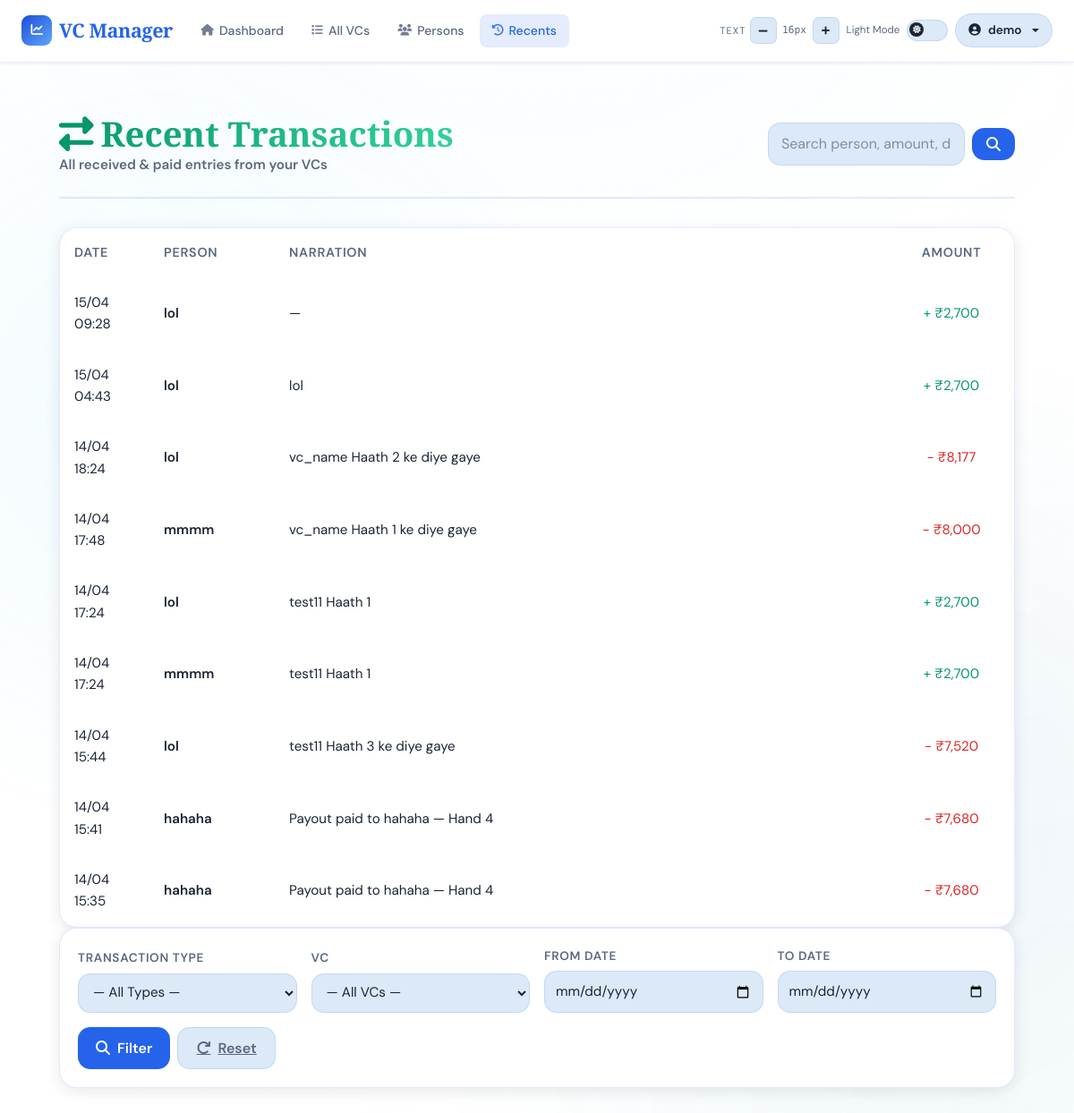
The app's page /transactions/transactions (signed in) with its own data.
### app/models/user.py (models this page shows, shortened)
class User(UserMixin, db.Model):
    __tablename__ = 'users'
    id = db.Column(db.Integer, primary_key=True)
    email = db.Column(db.String(120), unique=True, nullable=False, index=True)
    name = db.Column(db.String(120), nullable=False)
    password_hash = db.Column(db.String(255), nullable=True)  # Nullable for OAuth-only users
    google_id = db.Column(db.String(255), unique=True, nullable=True)  # For OAuth users
    created_at = db.Column(db.DateTime, default=datetime.utcnow)
    last_login = db.Column(db.DateTime, nullable=True)
    vcs = db.relationship('VC', backref='user', lazy=True, cascade='all, delete-orphan')
    persons = db.relationship('Person', backref='user', lazy=True, cascade='all, delete-orphan')

### app/models/transaction.py (models this page shows, shortened)
class Transaction(db.Model):
    __tablename__ = 'transactions'
    id = db.Column(db.Integer, primary_key=True)
    user_id = db.Column(db.Integer, db.ForeignKey('users.id'), nullable=False, index=True)
    person_id = db.Column(db.Integer, db.ForeignKey('persons.id'), nullable=False, index=True)
    date = db.Column(db.DateTime, nullable=False, default=datetime.utcnow, index=True)
    amount = db.Column(db.Float, nullable=False)
    type = db.Column(db.String(10), nullable=False)  # 'debit' or 'credit'
    narration = db.Column(db.String(500), nullable=True)
    created_at = db.Column(db.DateTime, nullable=False, default=datetime.utcnow)
    updated_at = db.Column(db.DateTime, nullable=False, default=datetime.utcnow, onupdate=datetime.utcnow)
    user = db.relationship('User', backref='transactions')
    person = db.relationship('Person', back_populates='transactions')

### app/models/person.py (models this page shows, shortened)
class Person(db.Model):
    __tablename__ = 'persons'
    id = db.Column(db.Integer, primary_key=True)
    user_id = db.Column(db.Integer, db.ForeignKey('users.id'), nullable=False, index=True)
    name = db.Column(db.String(80), nullable=False)
    short_name = db.Column(db.String(20), nullable=False)
    phone = db.Column(db.String(20), nullable=True)
    phone2 = db.Column(db.String(20), nullable=True)
    opening_balance = db.Column(db.Float, default=0.0, nullable=True)
    created_at = db.Column(db.DateTime, default=datetime.utcnow)
    __table_args__ = (
        db.UniqueConstraint('user_id', 'name',       name='uq_person_user_name'),
        db.UniqueConstraint('user_id', 'short_name', name='uq_person_user_short_name'),
    )
    payments = db.relationship(
        'Payment',
        backref='person',
        cascade='all, delete-orphan',
        passive_deletes=True
    )
    ledger_entries = db.relationship(
        'LedgerEntry',
        back_populates='person',
        cascade='all, delete-orphan'
    )
    transactions = db.relationship(
        'Transaction',
        back_populates='person',
        cascade='all, delete-orphan'
    )

### app/routes/transaction.py (the view, shortened to what this page needs)
@transactions_bp.route('/transactions')
@login_required
def recent_transactions():
    page = request.args.get('page', 1, type=int)
    per_page = 15 if page == 1 else 10
    txn_type = request.args.get('type', '')   # 'received' or 'paid'
    from_date = request.args.get('from_date', '')
    to_date = request.args.get('to_date', '')
    query = Transaction.query.filter_by(user_id=current_user.id)
    search = request.args.get('search', '').strip()
    if txn_type == 'received':
        query = query.filter(Transaction.type == 'credit')
    elif txn_type == 'paid':
        query = query.filter(Transaction.type == 'debit')
    if from_date:
        try:
            query = query.filter(Transaction.date >= datetime.strptime(from_date, '%Y-%m-%d'))
        except ValueError:
            pass
    all_txns = query.all()
    total_received = sum(t.amount for t in all_txns if t.type == 'credit')
    total_paid = sum(t.amount for t in all_txns if t.type == 'debit')
    paginated = (
        query.order_by(Transaction.date.desc())
        .paginate(page=page, per_page=per_page, error_out=False)
    )
    transactions = []
    for t in paginated.items:
        transactions.append({
            'date': t.date,
            'short_name': t.person.short_name if t.person else 'Unknown',
            'person_name': t.person.name if t.person else 'Unknown',
            'narration': t.narration or '—',
            'type': 'received' if t.type == 'credit' else 'paid',
            'amount': t.amount,
        })
    all_vcs = VC.query.filter_by(user_id=current_user.id).all()
    return render_template(
        'transactions.html',
        transactions=transactions,
        all_vcs=all_vcs,
        total_received=total_received,
        total_paid=total_paid,
        pages=paginated.pages,
        page=page
    )

### templates/transactions.html (shortened to what this page needs)
{% extends "base.html" %}
{% block content %}
<div class="container-wrapper">
    <div class="page-header" style="display: flex; justify-content: space-between; align-items: center; flex-wrap: wrap; gap: 16px;">
        <div>
            <h1 class="page-title" style="margin-bottom: 0;"><i class="fas fa-exchange-alt me-2" style="-webkit-text-fill-color: var(--success);"></i>Recent Transactions</h1>
            <p class="page-subtitle">All received & paid entries from your VCs</p>
        </div>
        <form method="get" action="" class="search-form" style="display: flex; gap: 8px; align-items: center; margin-left: auto;">
            <input type="text" name="search" class="form-control" placeholder="Search person, amount, date, time, narration" value="{{ request.args.get('search', '') }}" style="min-width: 220px;">
            <button type="submit" class="filter-btn" style="padding: 10px 16px;">
                <i class="fas fa-search"></i>
            </button>
        </form>
    </div>
    <div class="table-section">
        {% if transactions %}
            <table class="transactions-table">
               <tr>
                    <th>Date</th>
                    <th>Person</th>
                    <th>Narration</th>
                    <th style="text-align:center;">Amount</th>
                </tr>
                <tbody>
                    {% for txn in transactions %}
                    <tr>
                        <td class="datetime-cell">
                            <div class="date">{{ txn.date.strftime('%d/%m') }}</div>
                            <div class="time">{{ txn.date.strftime('%H:%M') }}</div>
                        </td>
                        <td class="cell-person">{{ txn.person_name }}</td>
                        <td class="cell-description">
                            {{ txn.narration }}
                        </td>
                        <td class="cell-amount">
                            {% if txn.type == 'received' %}
                                <span class="amount-received">+ ₹{{ "{:,.0f}".format(txn.amount) }}</span>
                            {% else %}
                                <span class="amount-paid">- ₹{{ "{:,.0f}".format(txn.amount) }}</span>
                            {% endif %}
                        </td>
                    </tr>
                    {% endfor %}
                </tbody>
            </table>
        {% else %}
            <div class="empty-state">
                <i class="fas fa-inbox"></i>
                <h3>No transactions found</h3>
                <p>There are no transactions matching your filters. Try adjusting your search criteria.</p>
            </div>
        {% endif %}
    </div>
    <div class="filter-section">
        <form method="GET" class="filter-row">
            <div class="filter-group">
                <label for="filterType">Transaction Type</label>
                <select id="filterType" name="type">
                    <option value="">— All Types —</option>
                </select>
            </div>
            <div class="filter-group">
                <label for="filterVC">VC</label>
                <select id="filterVC" name="vc_id">
                    <option value="">— All VCs —</option>
                </select>
            </div>
            <div class="filter-group">
                <label for="filterFromDate">From Date</label>
                <input type="date" id="filterFromDate" name="from_date" value="{{ request.args.get('from_date', '') }}">
            </div>
            <div class="filter-group">
                <label for="filterToDate">To Date</label>
                <input type="date" id="filterToDate" name="to_date" value="{{ request.args.get('to_date', '') }}">
            </div>
            <div style="display: flex; gap: 8px; margin-top: auto;">
                <button type="submit" class="filter-btn">
                    <i class="fas fa-search"></i>Filter
                </button>
                <a href="{{ url_for('transactions.recent_transactions') }}" class="filter-btn filter-btn-reset">
                    <i class="fas fa-redo"></i>Reset
                </a>
            </div>
        </form>
    </div>
</div>
{% endblock %}

### templates/base.html (shortened to what this page needs)
<!DOCTYPE html>
<html lang="en" data-theme="light">
<head>
    <link href="https://cdnjs.cloudflare.com/ajax/libs/font-awesome/6.5.0/css/all.min.css" rel="stylesheet">
    <link href="https://cdn.jsdelivr.net/npm/bootstrap@5.3.0/dist/css/bootstrap.min.css" rel="stylesheet">
    <link rel="stylesheet" href="https://cdn.jsdelivr.net/npm/swiper@11/swiper-bundle.min.css" />
</head>
<body>
<nav class="navbar navbar-expand-lg" role="navigation" aria-label="Main navigation">
    <div class="container-fluid px-4">
        <a class="navbar-brand" href="{{ url_for('dashboard.index') }}">
            <div class="brand-icon" aria-hidden="true"><i class="fas fa-chart-line"></i></div>
            VC Manager
        </a>
        <div class="collapse navbar-collapse" id="navbarNav">
            {% if current_user.is_authenticated %}
            <ul class="navbar-nav me-auto d-none d-md-flex">
                <li class="nav-item"><a class="nav-link" href="{{ url_for('dashboard.index') }}"><i class="fas fa-home"></i>Dashboard</a></li>
                <li class="nav-item"><a class="nav-link" href="{{ url_for('vc.vcs_list') }}"><i class="fas fa-list"></i>All VCs</a></li>
                <li class="nav-item"><a class="nav-link" href="{{ url_for('person.persons') }}"><i class="fas fa-users"></i>Persons</a></li>
                <li class="nav-item"><a class="nav-link" href="{{ url_for('transactions.recent_transactions') }}"><i class="fas fa-history"></i>Recents</a></li>
            </ul>
            {% endif %}
            <div class="d-flex align-items-center ms-auto gap-2 mt-2 mt-lg-0">
                <div class="d-flex align-items-center gap-1" role="toolbar" aria-label="Font size">
                    <span class="a11y-label d-none d-xl-inline">Text</span>
                    <button class="fs-btn" id="fsDecrease" aria-label="Decrease font size">–</button>
                    <span class="fs-display" id="fsDisplay" aria-live="polite">16px</span>
                    <button class="fs-btn" id="fsIncrease" aria-label="Increase font size">+</button>
                </div>
                <div class="d-flex align-items-center gap-2" aria-label="Theme">
                    <span class="toggle-label-text d-none d-xl-inline" id="themeLabel">Dark</span>
                    <label class="toggle-switch" aria-label="Toggle light/dark mode">
                        <div class="toggle-track"></div>
                        <div class="toggle-thumb"><i class="fas fa-moon" id="toggleIcon"></i></div>
                    </label>
                </div>
                {% if current_user.is_authenticated %}
                <div class="dropdown">
                    <button class="user-btn dropdown-toggle" type="button" data-bs-toggle="dropdown" aria-expanded="false">
                        <i class="fas fa-user-circle"></i>
                        <span class="d-none d-sm-inline">{{ current_user.name }}</span>
                    </button>
                </div>
                {% endif %}
            </div>
        </div>
    </div>
</nav>
<main class="main-content" role="main">
    <div class="container">
        {% block content %}{% endblock %}
    </div>
</main>
</body>
</html>

### records on screen
User: name "demo"
Transaction: date "15/04", date "09:28", amount "2,700"
Person: person_name "lol" "lol" "lol" "lol" "lol"
Transaction: date "15/04", date "04:43", narration "lol", amount "2,700"
Transaction: date "14/04", date "18:24", narration "vc_name Haath 2 ke diye gaye", amount "8,177"
Transaction: date "14/04", date "17:48", narration "vc_name Haath 1 ke diye gaye", amount "8,000"
Person: person_name "mmmm" "mmmm"
Transaction: date "14/04", date "17:24", narration "test11 Haath 1", amount "2,700"
Transaction: date "14/04", date "17:24", narration "test11 Haath 1", amount "2,700"
Transaction: date "14/04", date "15:44", narration "test11 Haath 3 ke diye gaye", amount "7,520"
Transaction: date "14/04", date "15:41", narration "Payout paid to hahaha — Hand 4", amount "7,680"
Person: person_name "hahaha" "hahaha"
Transaction: date "14/04", date "15:35", narration "Payout paid to hahaha — Hand 4", amount "7,680"

### other values on screen
{{ txn.narration }} "—"
